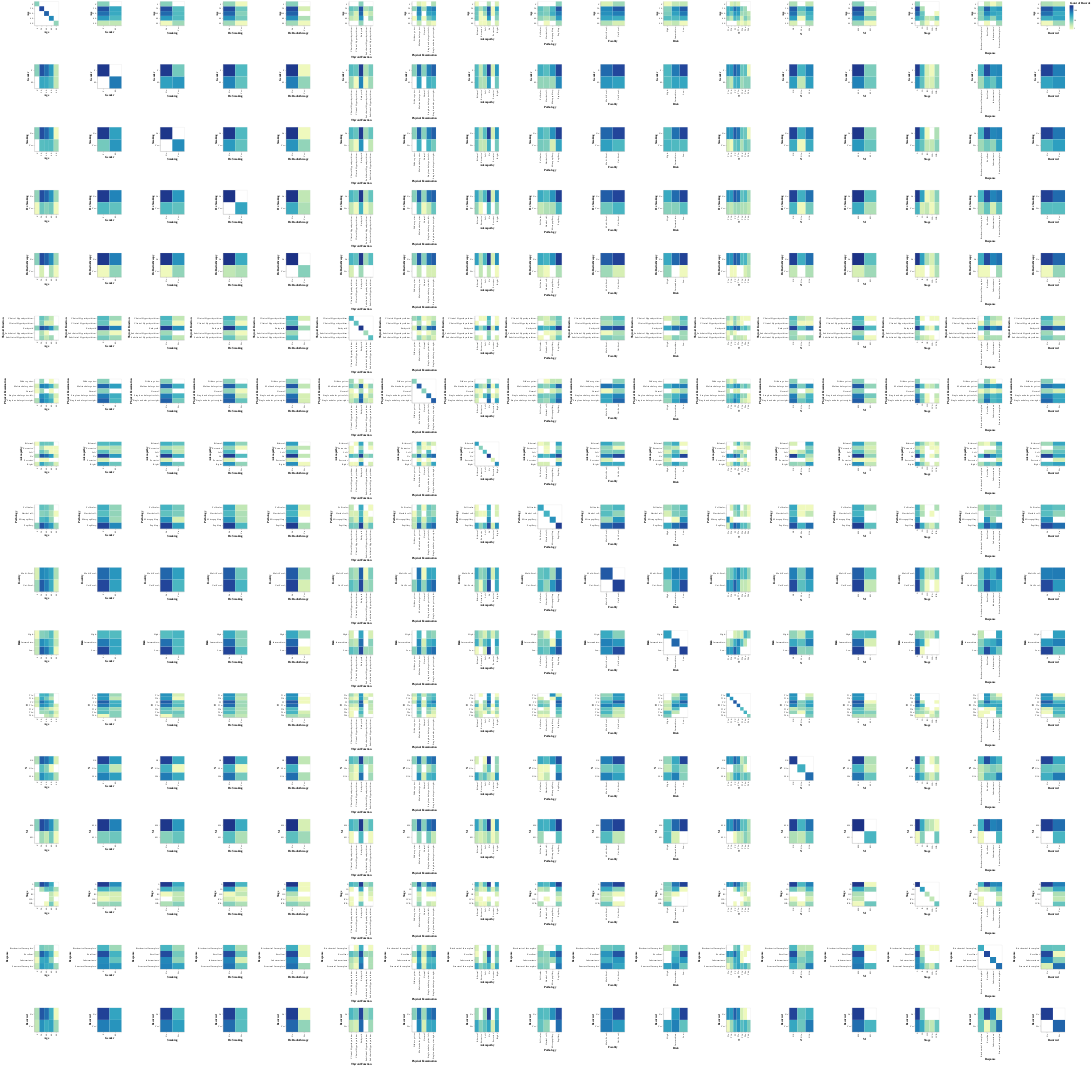

This figure's notebook cell:
### Markdown cell above
Plots of two variables distributions.

### Code cell
alt.Chart(data).mark_rect().encode(
    alt.X(alt.repeat("column")),
    alt.Y(alt.repeat("row")),
    alt.Color(aggregate='count', scale=alt.Scale(type='log'))
).transform_bin(
    'Age', field='Age',  bin=alt.Bin(maxbins=5)
).properties(
    width=100,
    height=100
).repeat(
    row=list(data.columns),
    column=list(data.columns)
)

### Figure 1 — Vega-Lite specification as saved in the notebook (floating-point values rounded to 4 significant figures; data arrays with more than 128 entries replaced by an {"elided": "..."} marker saying what was removed)
{"config": {"view": {"continuousWidth": 300, "continuousHeight": 300}}, "repeat": {"column": ["Age", "Gender", "Smoking", "Hx Smoking", "Hx Radiothreapy", "Thyroid Function", "Physical Examination", "Adenopathy", "Pathology", "Focality", "Risk", "T", "N", "M", "Stage", "Response", "Recurred"], "row": ["Age", "Gender", "Smoking", "Hx Smoking", "Hx Radiothreapy", "Thyroid Function", "Physical Examination", "Adenopathy", "Pathology", "Focality", "Risk", "T", "N", "M", "Stage", "Response", "Recurred"]}, "spec": {"data": {"name": "data-9ab2abd2856e3e78f35aadc2fdeb8da3"}, "mark": {"type": "rect"}, "encoding": {"color": {"aggregate": "count", "scale": {"type": "log"}}, "x": {"field": {"repeat": "column"}}, "y": {"field": {"repeat": "row"}}}, "height": 100, "transform": [{"bin": {"maxbins": 5}, "field": "Age", "as": "Age"}], "width": 100}, "$schema": "https://vega.github.io/schema/vega-lite/v5.17.0.json", "datasets": {"data-9ab2abd2856e3e78f35aadc2fdeb8da3": {"elided": "364 records"}}}
